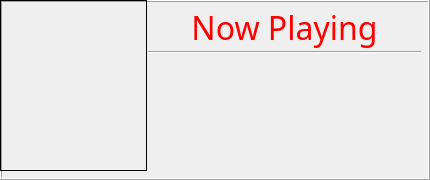
        <widget class="QFrame" name="frameNowPlaying">
         <property name="frameShape">
          <enum>QFrame::Box</enum>
         </property>
         <property name="frameShadow">
          <enum>QFrame::Raised</enum>
         </property>
         <widget class="QWidget" name="layoutWidget_2">
          <property name="geometry">
           <rect>
            <x>0</x>
            <y>0</y>
            <width>421</width>
            <height>171</height>
           </rect>
          </property>
          <layout class="QHBoxLayout" name="horizontalLayout_2" stretch="7,13">
           <property name="spacing">
            <number>1</number>
           </property>
           <item>
            <widget class="QLabel" name="lblCurrTrackArt">
             <property name="sizePolicy">
              <sizepolicy hsizetype="Preferred" vsizetype="Preferred">
               <horstretch>0</horstretch>
               <verstretch>0</verstretch>
              </sizepolicy>
             </property>
             <property name="baseSize">
              <size>
               <width>146</width>
               <height>169</height>
              </size>
             </property>
             <property name="frameShape">
              <enum>QFrame::Box</enum>
             </property>
             <property name="text">
              <string/>
             </property>
             <property name="scaledContents">
              <bool>true</bool>
             </property>
             <property name="alignment">
              <set>Qt::AlignCenter</set>
             </property>
            </widget>
           </item>
           <item>
            <layout class="QVBoxLayout" name="verticalLayout_2">
             <property name="spacing">
              <number>1</number>
             </property>
             <property name="leftMargin">
              <number>0</number>
             </property>
             <property name="topMargin">
              <number>5</number>
             </property>
             <property name="rightMargin">
              <number>0</number>
             </property>
             <property name="bottomMargin">
              <number>5</number>
             </property>
             <item>
              <widget class="QLabel" name="label_2">
               <property name="palette">
                <palette>
                 <active>
                  <colorrole role="WindowText">
                   <brush brushstyle="SolidPattern">
                    <color alpha="255">
                     <red>255</red>
                     <green>0</green>
                     <blue>0</blue>
                    </color>
                   </brush>
                  </colorrole>
                 </active>
                 <inactive>
                  <colorrole role="WindowText">
                   <brush brushstyle="SolidPattern">
                    <color alpha="255">
                     <red>255</red>
                     <green>0</green>
                     <blue>0</blue>
                    </color>
                   </brush>
                  </colorrole>
                 </inactive>
                 <disabled>
                  <colorrole role="WindowText">
                   <brush brushstyle="SolidPattern">
                    <color alpha="255">
                     <red>133</red>
                     <green>131</green>
                     <blue>127</blue>
                    </color>
                   </brush>
                  </colorrole>
                 </disabled>
                </palette>
               </property>
               <property name="font">
                <font>
                 <family>Digital-7</family>
                 <pointsize>24</pointsize>
                </font>
               </property>
               <property name="text">
                <string>Now Playing</string>
               </property>
               <property name="alignment">
                <set>Qt::AlignCenter</set>
               </property>
              </widget>
             </item>
             <item>
              <widget class="Line" name="line_2">
               <property name="orientation">
                <enum>Qt::Horizontal</enum>
               </property>
              </widget>
             </item>
             <item>
              <widget class="QLabel" name="lblCurrArtist">
               <property name="font">
                <font>
                 <family>Bitstream Charter</family>
                 <pointsize>16</pointsize>
                 <weight>75</weight>
                 <bold>true</bold>
                </font>
               </property>
               <property name="text">
                <string/>
               </property>
               <property name="alignment">
                <set>Qt::AlignCenter</set>
               </property>
               <property name="wordWrap">
                <bool>true</bool>
               </property>
              </widget>
             </item>
             <item>
              <widget class="QLabel" name="lblCurrTrackName">
               <property name="font">
                <font>
                 <family>Bitstream Charter</family>
                 <pointsize>12</pointsize>
                 <weight>75</weight>
                 <bold>true</bold>
                </font>
               </property>
               <property name="text">
                <string/>
               </property>
               <property name="alignment">
                <set>Qt::AlignCenter</set>
               </property>
               <property name="wordWrap">
                <bool>true</bool>
               </property>
              </widget>
             </item>
             <item>
              <widget class="QLabel" name="lblCurrTrackData">
               <property name="font">
                <font>
                 <family>Bitstream Charter</family>
                 <pointsize>12</pointsize>
                 <weight>75</weight>
                 <bold>true</bold>
                </font>
               </property>
               <property name="text">
                <string/>
               </property>
               <property name="alignment">
                <set>Qt::AlignCenter</set>
               </property>
               <property name="wordWrap">
                <bool>true</bool>
               </property>
              </widget>
             </item>
             <item>
              <widget class="QLabel" name="lblCurrTrackTime">
               <property name="font">
                <font>
                 <family>Bitstream Charter</family>
                 <pointsize>12</pointsize>
                 <weight>75</weight>
                 <bold>true</bold>
                </font>
               </property>
               <property name="text">
                <string/>
               </property>
               <property name="alignment">
                <set>Qt::AlignCenter</set>
               </property>
              </widget>
             </item>
            </layout>
           </item>
          </layout>
         </widget>
        </widget>
